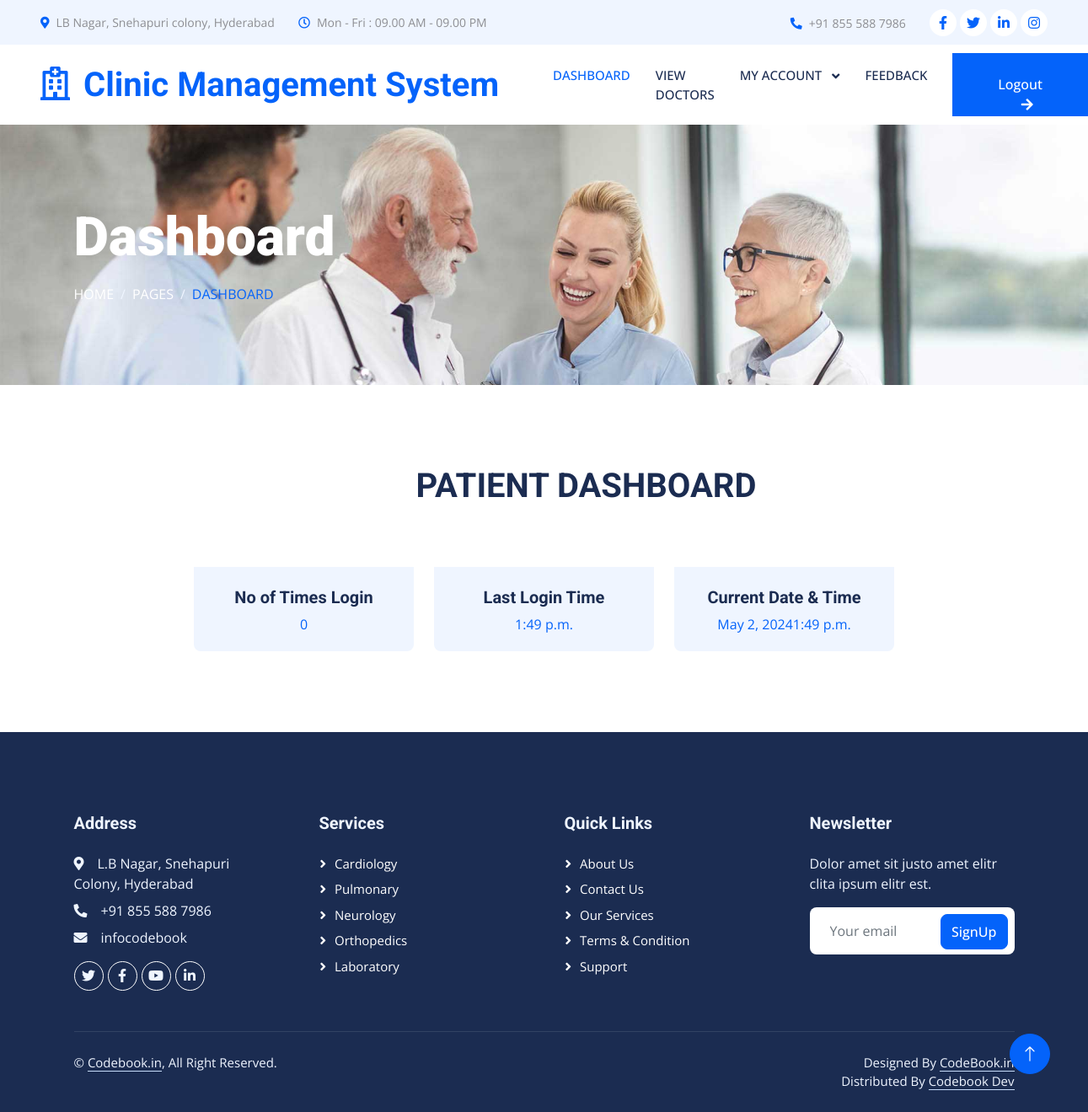
The page /patient-dashboard (signed in) on the database its author committed.
### mainapp/models.py (models this page shows)
class PatientModel(models.Model):
    patient_id = models.AutoField(primary_key=True)
    patient_name = models.CharField(max_length=100)
    patient_dob = models.DateField(max_length=20, null=True)
    patient_age = models.IntegerField(null=True)
    patient_email = models.EmailField(max_length=100)
    patient_password = models.CharField(max_length=100)
    patient_contact = models.CharField(max_length=15)
    patient_city = models.TextField(null=True)
    patient_image = models.ImageField(upload_to='user/images')
    patient_status = models.CharField(help_text='user_status', max_length=50, null=True, default='pending')
    Last_Login_Time = models.TimeField(auto_now_add=True, null=True)
    Last_Login_Date = models.DateField(auto_now_add=True, null=True)
    No_Of_Times_Login = models.IntegerField(default=0, null=True)
    Message = models.TextField(max_length=250, null=True)
    class Meta:
        db_table = 'patient_details'

### mainapp/views.py (the view)
# urls.py: path('patient-dashboard',main_views.patient_dashboard,name='patient_dashboard'),
def patient_dashboard(request):
    patients = PatientModel.objects.all().count()
    print(patients)
    user_id = request.session["patient_id"]
    user = PatientModel.objects.get(patient_id = user_id)
    if user.Last_Login_Time is None:
        IST = pytz.timezone('Asia/Kolkata')
        current_time_ist = datetime.now(IST).time()
        user.Last_Login_Time = current_time_ist
        user.save()
    return render(request,'main/patient-dashboard.html', {' patients_count' :  patients, 'la' : user})

### assets/templates/main/patient-dashboard.html (shortened to what this page needs)
{% load static %}
<!DOCTYPE html>
<html lang="en">
<head>
    <link href="https://cdnjs.cloudflare.com/ajax/libs/font-awesome/5.10.0/css/all.min.css" rel="stylesheet">
    <link href="https://cdn.jsdelivr.net/npm/bootstrap-icons@1.4.1/font/bootstrap-icons.css" rel="stylesheet">
    <link href="{% static 'main/lib/animate/animate.min.css' %}" rel="stylesheet">
    <link href="{% static 'main/lib/owlcarousel/assets/owl.carousel.min.css' %}" rel="stylesheet">
    <link href="{% static 'main/lib/tempusdominus/css/tempusdominus-bootstrap-4.min.css' %}" rel="stylesheet" />
    <link href="{% static 'main/css/bootstrap.min.css' %}" rel="stylesheet">
    <link href="{% static 'main/css/style.css' %}" rel="stylesheet">
</head>
<body>
    <div class="container-fluid bg-light p-0 wow fadeIn" data-wow-delay="0.1s">
        <div class="row gx-0 d-none d-lg-flex">
            <div class="col-lg-7 px-5 text-start">
                <div class="h-100 d-inline-flex align-items-center py-3 me-4">
                    <small class="fa fa-map-marker-alt text-primary me-2"></small>
                    <small>LB Nagar, Snehapuri colony, Hyderabad</small>
                </div>
                <div class="h-100 d-inline-flex align-items-center py-3">
                    <small class="far fa-clock text-primary me-2"></small>
                    <small>Mon - Fri : 09.00 AM - 09.00 PM</small>
                </div>
            </div>
            <div class="col-lg-5 px-5 text-end">
                <div class="h-100 d-inline-flex align-items-center py-3 me-4">
                    <small class="fa fa-phone-alt text-primary me-2"></small>
                    <small>+91 855 588 7986</small>
                </div>
                <div class="h-100 d-inline-flex align-items-center">
                    <a class="btn btn-sm-square rounded-circle bg-white text-primary me-1" href=""><i class="fab fa-facebook-f"></i></a>
                    <a class="btn btn-sm-square rounded-circle bg-white text-primary me-1" href=""><i class="fab fa-twitter"></i></a>
                    <a class="btn btn-sm-square rounded-circle bg-white text-primary me-1" href=""><i class="fab fa-linkedin-in"></i></a>
                    <a class="btn btn-sm-square rounded-circle bg-white text-primary me-0" href=""><i class="fab fa-instagram"></i></a>
                </div>
            </div>
        </div>
    </div>
    <nav class="navbar navbar-expand-lg bg-white navbar-light sticky-top p-0 wow fadeIn" data-wow-delay="0.1s">
        <a href="index.html" class="navbar-brand d-flex align-items-center px-4 px-lg-5">
            <h1 class="m-0 text-primary"><i class="far fa-hospital me-3"></i>Clinic Management System</h1>
        </a>
        <div class="collapse navbar-collapse" id="navbarCollapse">
            <div class="navbar-nav ms-auto p-4 p-lg-0">
                <a href="{% url 'patient_dashboard' %}" class="nav-item nav-link active">Dashboard</a>
                <a href="{% url 'patient_viewdoctors' %}" class="nav-item nav-link">View Doctors</a>
                <div class="dropdown">
                    <a class="nav-item nav-link dropdown-toggle" href="#" id="feedbackDropdown" role="button" data-bs-toggle="dropdown" aria-expanded="false">
                      My account
                    </a>
                  </div>
                  <a href="{% url 'patient_feedback' %}" class="nav-item nav-link">Feedback</a>
            </div>
            <a href="{% url 'patient_login' %}" class="btn btn-primary rounded-0 py-4 px-lg-5 d-none d-lg-block">Logout<i class="fa fa-arrow-right ms-3"></i></a>
        </div>
    </nav>
    <div class="container-fluid page-header py-5 mb-5 wow fadeIn" data-wow-delay="0.1s">
        <div class="container py-5">
            <h1 class="display-3 text-white mb-3 animated slideInDown">Dashboard</h1>
            <nav aria-label="breadcrumb animated slideInDown">
                <ol class="breadcrumb text-uppercase mb-0">
                    <li class="breadcrumb-item"><a class="text-white" href="#">Home</a></li>
                    <li class="breadcrumb-item"><a class="text-white" href="#">Pages</a></li>
                    <li class="breadcrumb-item text-primary active" aria-current="page">Dashboard</li>
                </ol>
            </nav>
        </div>
    </div>
    <div class="container-xxl py-5">
        <div class="container">
            <div class="text-center mx-auto mb-5 wow fadeInUp" data-wow-delay="0.1s" style="max-width: 600px;">
                <h1 style="margin-left:100px;">PATIENT DASHBOARD</h1>
            </div>
            <div class="row g-4 d-flex justify-content-center align-items-center">
                <div class="col-lg-3 col-md-6 wow fadeInUp" data-wow-delay="0.1s">
                    <div class="team-item position-relative rounded overflow-hidden">
                        <div class="overflow-hidden">
                        </div>
                        <div class="team-text bg-light text-center p-4">
                            <h5>No of Times Login</h5>
                            <p class="text-primary">{{la.No_Of_Times_Login}}</p>
                        </div>
                    </div>
                </div>
                <div class="col-lg-3 col-md-6 wow fadeInUp" data-wow-delay="0.3s">
                    <div class="team-item position-relative rounded overflow-hidden">
                        <div class="overflow-hidden">
                        </div>
                        <div class="team-text bg-light text-center p-4">
                            <h5>Last Login Time</h5>
                            <p class="text-primary">{{la.Last_Login_Time}}</p>
                        </div>
                    </div>
                </div>
                <div class="col-lg-3 col-md-6 wow fadeInUp" data-wow-delay="0.5s">
                    <div class="team-item position-relative rounded overflow-hidden">
                        <div class="overflow-hidden">
                        </div>
                        <div class="team-text bg-light text-center p-4">
                            <h5>Current Date & Time</h5>
                            <p class="text-primary">{{la.Last_Login_Date}}{{la.Last_Login_Time}}</p>
                        </div>
                    </div>
                </div>
            </div>
        </div>
    </div>
    <div class="container-fluid bg-dark text-light footer mt-5 pt-5 wow fadeIn" data-wow-delay="0.1s">
        <div class="container py-5">
            <div class="row g-5">
                <div class="col-lg-3 col-md-6">
                    <h5 class="text-light mb-4">Address</h5>
                    <p class="mb-2"><i class="fa fa-map-marker-alt me-3"></i>L.B Nagar, Snehapuri Colony, Hyderabad</p>
                    <p class="mb-2"><i class="fa fa-phone-alt me-3"></i>+91 855 588 7986</p>
                    <p class="mb-2"><i class="fa fa-envelope me-3"></i>infocodebook</p>
                    <div class="d-flex pt-2">
                        <a class="btn btn-outline-light btn-social rounded-circle" href=""><i class="fab fa-twitter"></i></a>
                        <a class="btn btn-outline-light btn-social rounded-circle" href=""><i class="fab fa-facebook-f"></i></a>
                        <a class="btn btn-outline-light btn-social rounded-circle" href=""><i class="fab fa-youtube"></i></a>
                        <a class="btn btn-outline-light btn-social rounded-circle" href=""><i class="fab fa-linkedin-in"></i></a>
                    </div>
                </div>
                <div class="col-lg-3 col-md-6">
                    <h5 class="text-light mb-4">Services</h5>
                    <a class="btn btn-link" href="">Cardiology</a>
                    <a class="btn btn-link" href="">Pulmonary</a>
                    <a class="btn btn-link" href="">Neurology</a>
                    <a class="btn btn-link" href="">Orthopedics</a>
                    <a class="btn btn-link" href="">Laboratory</a>
                </div>
                <div class="col-lg-3 col-md-6">
                    <h5 class="text-light mb-4">Quick Links</h5>
                    <a class="btn btn-link" href="">About Us</a>
                    <a class="btn btn-link" href="">Contact Us</a>
                    <a class="btn btn-link" href="">Our Services</a>
                    <a class="btn btn-link" href="">Terms & Condition</a>
                    <a class="btn btn-link" href="">Support</a>
                </div>
                <div class="col-lg-3 col-md-6">
                    <h5 class="text-light mb-4">Newsletter</h5>
                    <p>Dolor amet sit justo amet elitr clita ipsum elitr est.</p>
                    <div class="position-relative mx-auto" style="max-width: 400px;">
                        <input class="form-control border-0 w-100 py-3 ps-4 pe-5" type="text" placeholder="Your email">
                        <button type="button" class="btn btn-primary py-2 position-absolute top-0 end-0 mt-2 me-2">SignUp</button>
                    </div>
                </div>
            </div>
        </div>
        <div class="container">
            <div class="copyright">
                <div class="row">
                    <div class="col-md-6 text-center text-md-start mb-3 mb-md-0">
                        &copy; <a class="border-bottom" href="#">Codebook.in</a>, All Right Reserved.
                    </div>
                    <div class="col-md-6 text-center text-md-end">
                        Designed By <a class="border-bottom" href="https://www.codebook.in/">CodeBook.in</a>
                        Distributed By <a class="border-bottom" href="https://www.codebook.in/" target="_blank">Codebook Dev</a>
                    </div>
                </div>
            </div>
        </div>
    </div>
    <a href="#" class="btn btn-lg btn-primary btn-lg-square rounded-circle back-to-top"><i class="bi bi-arrow-up"></i></a>
</body>
</html>

### assets/static/main/css/style.css (style rules this page uses)
:root { --primary: #0463FA; --light: #EFF5FF; --dark: #1B2C51; }
.back-to-top { position: fixed; display: none; right: 45px; bottom: 45px; z-index: 99; }
.btn { font-weight: 500; transition: .5s; }
.btn.btn-primary, .btn.btn-secondary { color: #FFFFFF; }
.btn-sm-square { width: 32px; height: 32px; }
.btn-lg-square { width: 48px; height: 48px; }
.btn-square, .btn-sm-square, .btn-lg-square { padding: 0; display: flex; align-items: center; justify-content: center; font-weight: normal; }
.navbar .dropdown-toggle::after { border: none; content: "\f107"; font-family: "Font Awesome 5 Free"; font-weight: 900; vertical-align: middle; margin-left: 8px; }
.navbar .navbar-nav .nav-link { margin-right: 30px; padding: 25px 0; color: #FFFFFF; font-size: 15px; font-weight: 500; text-transform: uppercase; outline: none; }
.navbar .navbar-nav .nav-link:hover, .navbar .navbar-nav .nav-link.active { color: var(--primary); }
.navbar .navbar-brand, .navbar a.btn { height: 75px; }
.navbar .navbar-nav .nav-link { color: var(--dark); font-weight: 500; }
.navbar.sticky-top { top: -100px; transition: .5s; }
.page-header { background: url(../img/header-page.jpg) top center no-repeat; background-size: cover; text-shadow: 0 0 30px rgba(0, 0, 0, .1); }
.breadcrumb-item + .breadcrumb-item::before { color: var(--light); }
.team-item .team-text { position: relative; height: 100px; transition: .5s; }
.footer .btn.btn-social { margin-right: 5px; width: 35px; height: 35px; display: flex; align-items: center; justify-content: center; color: var(--light); border: 1px solid #FFFFFF; transition: .3s; }
.footer .btn.btn-link { display: block; margin-bottom: 5px; padding: 0; text-align: left; color: #FFFFFF; font-size: 15px; font-weight: normal; text-transform: capitalize; transition: .3s; }
.footer .btn.btn-link::before { position: relative; content: "\f105"; font-family: "Font Awesome 5 Free"; font-weight: 900; margin-right: 10px; }
.footer .copyright { padding: 25px 0; font-size: 15px; border-top: 1px solid rgba(256, 256, 256, .1); }
.footer .copyright a { color: var(--light); }

### rows shown on the page
PatientModel: No_Of_Times_Login "0", Last_Login_Time "1:49 p.m.", Last_Login_Date "May 2, 2024"
